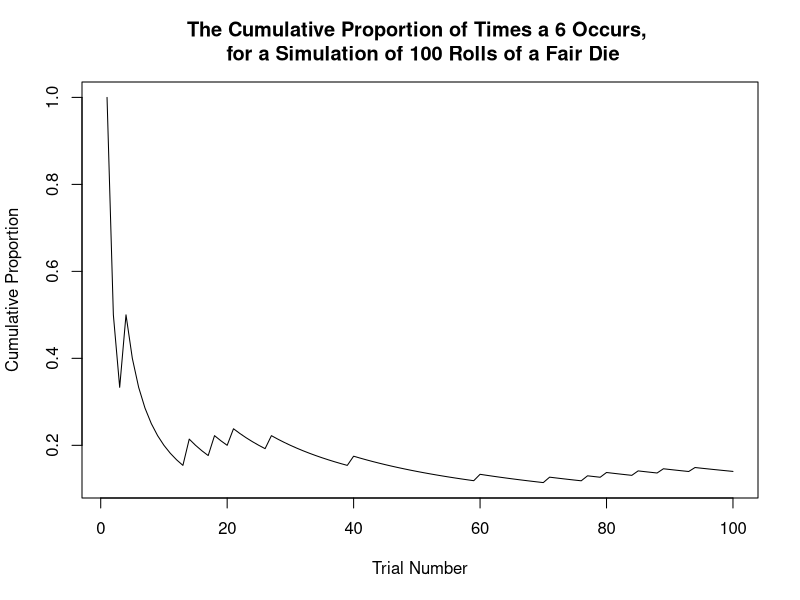

Source code (R):
#############################################################
## R code to reproduce statistical analysis in the textbook:
## Agresti, Franklin, Klingenberg
## Statistics: The Art & Science of Learning from Data
## 5th Edition, Pearson 2021
## Web: ArtofStat.com
## Copyright: Bernhard Klingenberg
############################################################

###################
###  Chapter 5  ###
###  Example 2  ###
###################

###################
##   Randomness  ##
###################

# Rolling a fair 6 sided die 100 times
set.seed(22) # for reproducibility
rolls <- sample(6, 100, replace = TRUE)

# To obtain the cumulative proportion of the rolls
sixes <- rolls == 6
frequency <- cumsum(sixes)
cumulativeFrequency <- frequency / 1:100
cumulativeSum <- cumsum(sixes)
cumulativeProportion <- cumulativeSum / 1:100

# Plot of the cumulative proportion of the rolls
plot(cumulativeProportion, type = 'l',
     main = 'The Cumulative Proportion of Times a 6 Occurs, \n for a Simulation of 100 Rolls of a Fair Die',
     xlab = 'Trial Number', ylab = 'Cumulative Proportion')

